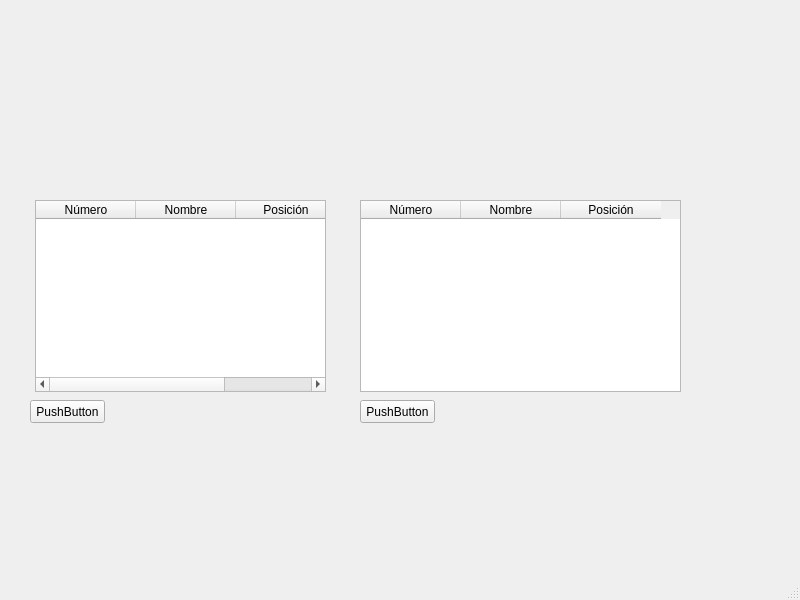
<?xml version="1.0" encoding="UTF-8"?>
<ui version="4.0">
 <class>VerPartidos</class>
 <widget class="QMainWindow" name="VerPartidos">
  <property name="geometry">
   <rect>
    <x>0</x>
    <y>0</y>
    <width>800</width>
    <height>600</height>
   </rect>
  </property>
  <property name="windowTitle">
   <string>MainWindow</string>
  </property>
  <widget class="QWidget" name="centralwidget">
   <widget class="QTableWidget" name="tbEquipoA">
    <property name="geometry">
     <rect>
      <x>35</x>
      <y>200</y>
      <width>291</width>
      <height>192</height>
     </rect>
    </property>
    <column>
     <property name="text">
      <string>Número</string>
     </property>
    </column>
    <column>
     <property name="text">
      <string>Nombre</string>
     </property>
    </column>
    <column>
     <property name="text">
      <string>Posición</string>
     </property>
    </column>
   </widget>
   <widget class="QTableWidget" name="tbEquipoB">
    <property name="geometry">
     <rect>
      <x>360</x>
      <y>200</y>
      <width>321</width>
      <height>192</height>
     </rect>
    </property>
    <column>
     <property name="text">
      <string>Número</string>
     </property>
    </column>
    <column>
     <property name="text">
      <string>Nombre</string>
     </property>
    </column>
    <column>
     <property name="text">
      <string>Posición</string>
     </property>
    </column>
   </widget>
   <widget class="QPushButton" name="pushButton">
    <property name="geometry">
     <rect>
      <x>30</x>
      <y>400</y>
      <width>75</width>
      <height>23</height>
     </rect>
    </property>
    <property name="text">
     <string>PushButton</string>
    </property>
   </widget>
   <widget class="QPushButton" name="pushButton_2">
    <property name="geometry">
     <rect>
      <x>360</x>
      <y>400</y>
      <width>75</width>
      <height>23</height>
     </rect>
    </property>
    <property name="text">
     <string>PushButton</string>
    </property>
   </widget>
  </widget>
  <widget class="QMenuBar" name="menubar">
   <property name="geometry">
    <rect>
     <x>0</x>
     <y>0</y>
     <width>800</width>
     <height>21</height>
    </rect>
   </property>
  </widget>
  <widget class="QStatusBar" name="statusbar"/>
 </widget>
 <resources/>
 <connections/>
</ui>
